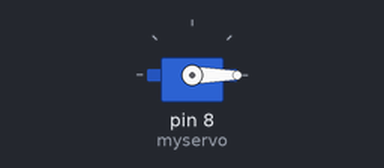
Bench run of a sketch on a simulated Arduino Uno, built with avr-gcc and run on an emulated ATmega328P. Parts: servo.

Above: at 0.05 s.
At 9.95 s:
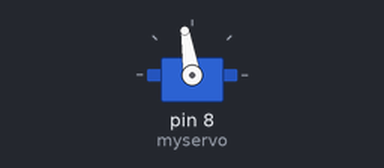
At 19.96 s:
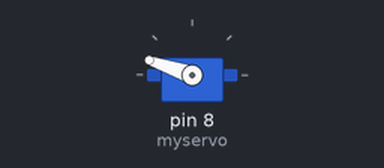
At 39.88 s:
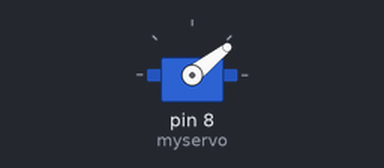
Timing chart, 0 to 40.0 s (numbered marks = the images above):
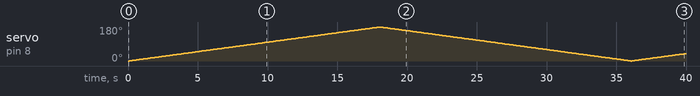

Measured:
- by itself, servo on pin 8 (myservo): 0° → 1° at 0.10 s, → 2° 0.10 s later, → 3° 0.10 s later, → 4° 0.10 s later, … (399 changes in this stretch)

The sketch:

servo.ino
```cpp
#include <Servo.h>
Servo myservo;  //创建一个舵机控制对象
                          // 使用Servo类最多可以控制8个舵机
int pos = 0;    // 该变量用与存储舵机角度位置
/*~~~~~~~~~~~~~~~~~~~~~~~~~~华丽的分割线~~~~~~~~~~~~~~~~~~~~~~~~~~ */
void setup()
{
  myservo.attach(8);  // 该舵机由arduino第九脚控制
  myservo.write(0);
}
/*~~~~~~~~~~~~~~~~~~~~~~~~~~华丽的分割线 ~~~~~~~~~~~~~~~~~~~~~~~~~~ */
void loop()
{
  for(pos = 0; pos < 180; pos += 1)  // 从0度到180度运动
  {                                                     // 每次步进一度
    myservo.write(pos);        // 指定舵机转向的角度
    delay(100);                       // 等待15ms让舵机到达指定位置
  }
  for(pos = 180; pos>=1; pos-=1)   //从180度到0度运动
  {
    myservo.write(pos);         // 指定舵机转向的角度
    delay(100);                        // 等待15ms让舵机到达指定位置
  }
}
```
